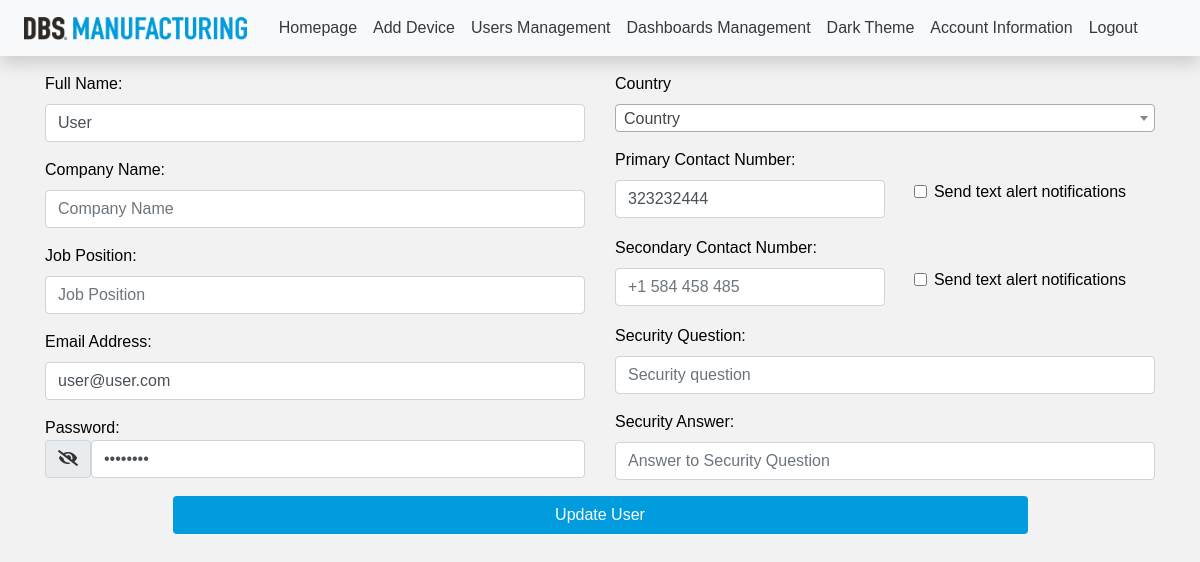
Screenshot of /edit_user.php?id=2 (signed in) with the database file from the repository.
### tables this page shows
CREATE TABLE `users` (
  `id` int(11) NOT NULL,
  `username` varchar(20) NOT NULL,
  `email` varchar(30) NOT NULL,
  `password` varchar(100) NOT NULL,
  `is_admin` tinyint(1) NOT NULL DEFAULT 0,
  `blocked` tinyint(1) NOT NULL DEFAULT 0,
  `contact` varchar(50) DEFAULT NULL,
  `company_name` varchar(100) NOT NULL,
  `job_position` varchar(100) NOT NULL,
  `phone_2` varchar(100) NOT NULL,
  `secrete` varchar(1000) NOT NULL,
  `answer` varchar(500) NOT NULL,
  `alert1` varchar(10) NOT NULL,
  `alert2` varchar(10) NOT NULL
);

### edit_user.php (the view, shortened to what this page needs)
<?php
require 'app/main.php';
$id = $_GET["id"];
$s = "SELECT * FROM users WHERE id=$id";
$qry = mysqli_query($con, $s);
$row = mysqli_fetch_array($qry);
?>
<!DOCTYPE html>
<html lang="en">
<?php require 'app/head.include.php'; ?>
<body>
<?php require 'app/nav.include.php'; ?>
<div class="container">
    <form action="" method="post">
        <div class="row mt-3">
            <div class="col-md-6">
                <div class="form-group">
                    <label for="email" style="color: black;">Full Name:</label>
                    <input type="text" class="form-control" name="username" placeholder="Enter Username" id="email" value="<?php echo $row["username"]; ?>">
                </div>
                <div class="form-group">
                    <label for="email" style="color: black;">Company Name:</label>
                    <input type="text" class="form-control" name="company_name" placeholder="Company Name" id="email" value="<?php echo $row["company_name"]; ?>">
                </div>
                <div class="form-group">
                    <label for="email" style="color: black;">Job Position:</label>
                    <input type="text" class="form-control" name="job_position" placeholder="Job Position" id="email" value="<?php echo $row["job_position"]; ?>">
                </div>
                <div class="form-group">
                    <label for="email" style="color: black;">Email Address:</label>
                    <input type="email" class="form-control" name="email" placeholder="Enter email" id="email" value="<?php echo $row["email"]; ?>">
                </div>
                <div class="input-group mb-3 d-flex flex-column" id="show_hide_password">
                    <label for="email" class="mb-0" style="color: black;">Password:</label>
                    <div class="d-flex">
                                <span class="input-group-text text-secondary input-group-addon">
                                <a id="show_pass_a"><i class="fa fa-eye-slash" aria-hidden="true"></i></a>
                            </span>
                        <input type="password" name="pass" class="form-control " placeholder="Password" value="<?php echo $row["password"]; ?>">
                    </div>
                </div>
            </div>
            <div class="col-md-6">
                <div class="form-group">
                    <link href="https://cdnjs.cloudflare.com/ajax/libs/select2/4.0.6-rc.0/css/select2.min.css" rel="stylesheet" />
                    <label for="exampleFormControlSelect1">Country</label>
                </div>
                <div class="form-group">
                    <label for="email" style="color: black;">Primary Contact Number:</label>
                    <div class="row no-gutters">
                        <div class="col">
                            <input type="text" class="form-control" name="contact" placeholder="+1 584 458 485" id="phone1" value="<?php echo $row["contact"]; ?>">
                        </div>
                        <div class="col d-flex justify-content-center align-items-center">
                            <div class="form-group form-check">
                                <label class="form-check-label">
                                    <input class="form-check-input" type="checkbox" name="alert1" <?php if($row["alert1"]=="on") echo "checked"; ?>> Send text alert notifications
                                </label>
                            </div>
                        </div>
                    </div>
                </div>
                <div class="form-group">
                    <label for="email" style="color: black;">Secondary Contact Number:</label>
                    <div class="row no-gutters">
                        <div class="col">
                            <input type="text" class="form-control" name="phone_2" placeholder="+1 584 458 485" id="phone2" value="<?php echo $row["phone_2"]; ?>">
                        </div>
                        <div class="col d-flex justify-content-center align-items-center">
                            <div class="form-group form-check">
                                <label class="form-check-label">
                                    <input class="form-check-input" type="checkbox" name="alert2" <?php if($row["alert2"]=="on") echo "checked"; ?>> Send text alert notifications
                                </label>
                            </div>
                        </div>
                    </div>
                </div>
                <div class="form-group">
                    <label for="email" style="color: black;">Security Question:</label>
                    <input type="text" class="form-control" name="secrete" placeholder="Security question" id="email" value="<?php echo $row["secrete"]; ?>">
                </div>
                <div class="form-group">
                    <label for="email" style="color: black;">Security Answer:</label>
                    <input type="text" class="form-control" name="answer" placeholder="Answer to Security Question" id="email" value="<?php echo $row["answer"]; ?>">
                </div>
            </div>
            <div class="w-75 mx-auto">
                <button type="submit" class="btn appBtnColor w-100" name="update_userr">Update User</button>
            </div>
        </div>
    </form>
</div>
</body>
</html>

### assets/custom_css/main.css (style rules this page uses)
* { font-family: sans-serif; }
.appBtnColor { background-color: #009cde; color: white; }
a#show_pass_a, a#show_pass_a:hover { color:#333 }

### assets/custom_css/light_theme.css (style rules this page uses)
body { background-color: #f3f2f2; color: black; }

### rows the page displays
users: username "User", email "user@user.com", contact "323232444"

### other values shown
$themeLinkText "Dark Theme"
